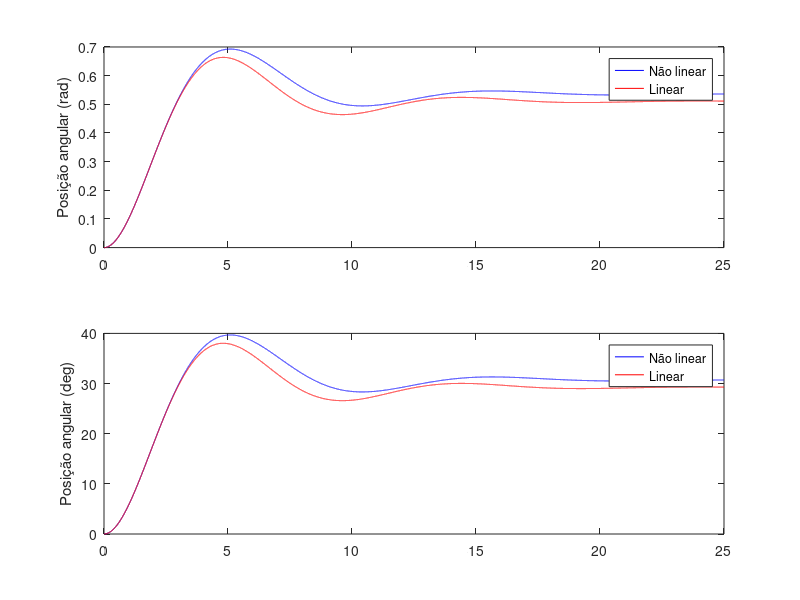
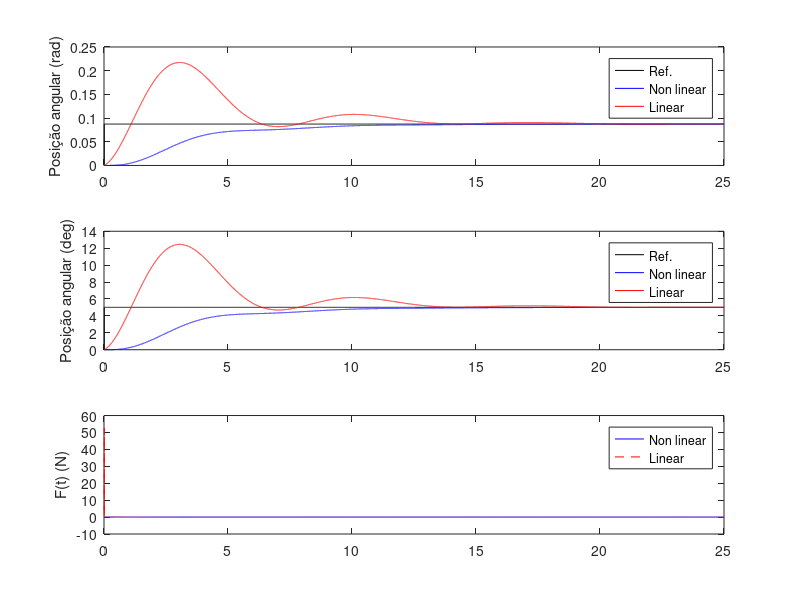

MATLAB code to generate these figures, in order: (Note: this script raises an error after producing the figures.)
%% CDS - Atividade 01: Contole PID para o pêndulo amortecido
clear all; close all; clc;

%% Modelagem da planta do pêndulo amortecido

% Parametros 
J = 0.4;  % [kg*m^2]
c = 0.2;  % damping factor
m = 0.4;  % [kg]
g = 9.8;  % [m/s^2]
d = 0.05; % [m]
r = 0.4;  % [m]

Ts = 0.001; % periodo de amostragem (s)

% Modelo contínuo linearizado (sin(θ)≈θ)
    %                           r
    %  theta(s)/F(s) = -------------------
    %                   J*s^2 +c*s +m*g*d

Gs_l = tf(r, [J  c  m*g*d]);

% Modelo discreto linearizado (discretizado por ZOH)
Gz_l = c2d(Gs_l,Ts,'zoh');
   Bz = Gz_l.num{1};
        b0 = Bz(2); b1 = Bz(3);
   Az = Gz_l.den{1};
        a1 = Az(2); a2 = Az(3);

    % y_l(k) = -a1_l*y_l(k-1)-a2_L*y_l(k-2)+b0_l*u(k-1)+b1_l*u(k-2);

% Modelo discreto não-linear (discretizado por Forward)
    % x1_nl(k) = x1_nl(k-1) +Ts*x2_nl(k-1);
    % x2_nl(k) = (1- c*Ts/J)*x2_nl(k-1) -(m*g*d*Ts/J)*sin(x1_nl(k-1)) +(r*Ts/J)*u_nl(k-1);


%% Simulação da modelagem da planta
    % y_l x1_nl(k) - posição do angulo (rad)
    % x2_nl(k) - velocidade angular (rad/s)
    % u - força do sistema de propulsão (N)

tfinal = 25;                % tempo total da simulação (s)
N = round( tfinal/Ts );     % numero total de amostras

    % Condições iniciais
    x1_nl(1:2)=0; x2_nl(1:2)=0;
    y_l(1:2)=0;
    u(1:2)=0;

    for k = 3:N
        % Modelo linear (sin(θ)≈θ) discretizado por ZOH
        y_l(k) = -a1*y_l(k-1)-a2*y_l(k-2)+b0*u(k-1)+b1*u(k-2);
                  

        % Modelo não linear discretizado de Forward
        x1_nl(k) = x1_nl(k-1) +Ts*x2_nl(k-1);
        x2_nl(k) = (1- c*Ts/J)*x2_nl(k-1) -(m*g*d*Ts/J)*sin(x1_nl(k-1)) +(r*Ts/J)*u(k-1);

        u(k) = 0.25; % controle em malha aberta
    end

% Plot
t = 0:Ts:N*Ts-Ts;
figure;
subplot(211)
    plot(t,x1_nl,'b',t,y_l,'r');
    ylabel('Posição angular (rad)');
    legend('Não linear','Linear');
subplot(212)
    plot(t,(180/pi)*x1_nl,'b',t,(180/pi)*y_l,'r');
    ylabel('Posição angular (deg)');
    legend('Não linear','Linear');

%% Controlador PID
% Projeto baseado no modelo linear
kp = 1;  ki = 0.4; kd = 0.6; % ganhos
   
    % PID digital baseado na aproximação de Backward diff
    s0 = kp +ki*Ts +kd/Ts;
    s1 = -kp -2*kd/Ts;
    s2 = kd/Ts;

    % Perturbação de carga
    v1(1:N/2) = 0; v1(1+(N/2):N) = 0; %0.5*(pi/180); % rad

    % Ruido gaussiano
    v2 = 0*wgn(1,N,1e-4,'linear'); % W

    % Condições iniciais
    x1_nl(1:2)=0; x2_nl(1:2)=0;
    u_nl(1:2)=0; e_nl(1:2)=0;

    y_l(1:2)=0;
    u_l(1:2)=0; e_l(1:2)=0;

    % Sinal de referencia
    ref(1:10) = 0; ref(11:N) = 5*(pi/180); % rad

    for k = 3:N

        % Modelo linear
        y_l(k) = -a1*y_l(k-1)-a2*y_l(k-2)+b0*u(k-1)+b1*u_l(k-2) ...
                    + v1(k) +a1*v1(k-1) +a2*v1(k-2) ...    
                    + v2(k) +a1*v2(k-1) +a2*v2(k-2);

            % Controle
            e_l(k) = ref(k) - y_l(k);
            u_l(k) = u_l(k-1) + s0*e_l(k) +s1*e_l(k-1) + s2*e_l(k-2);

          
        % Modelo não linear (Forward)
        x1_nl(k) = x1_nl(k-1) +Ts*x2_nl(k-1);
        x2_nl(k) = (1- c*Ts/J)*x2_nl(k-1) -(m*g*d*Ts/J)*sin(x1_nl(k-1)) +(r*Ts/J)*u_nl(k-1);
        y_nl(k) = x1_nl(k) + v1(k) + v1(k);

            % Controle
            e_nl = ref(k) - x1_nl;
            u_nl(k) = u_nl(k-1) + s0*e_nl(k) + s1*e_nl(k-1) + s2*e_nl(k-2);

            % Saturação no atuador
            if u_nl(k) >= 0.25
              u_nl(k) = 0.25;
            elseif u_nl(k) <= 0
              u_nl(k) = 0;
            end
    end

% Plots
t = 0:Ts:N*Ts-Ts;
figure;
subplot(311)
    plot(t,ref,'k',t,y_nl,'b',t,y_l,'r');
    ylabel('Posição angular (rad)');
    legend('Ref.','Non linear','Linear');
subplot(312)
    plot(t,(180/pi)*ref,'k',t,(180/pi)*y_nl,'b',t,(180/pi)*y_l,'r');
    ylabel('Posição angular (deg)');
    legend('Ref.','Non linear','Linear');
subplot(313)
    plot(t,u_nl,'b', t,u_l,'--r');
    ylabel('F(t) (N)');
    legend('Non linear','Linear');

%% Analise de margens de ganho e de fase

% Control system relative stability analysis
Cz = tf([s0 s1 s2],[1 -1 0],Ts);

Gdlz = Cz*Gz_l; % Direct loop system
w = logspace(-2,5,100);
figure; margin(Gdlz,w); % Gain and Phase Margins
